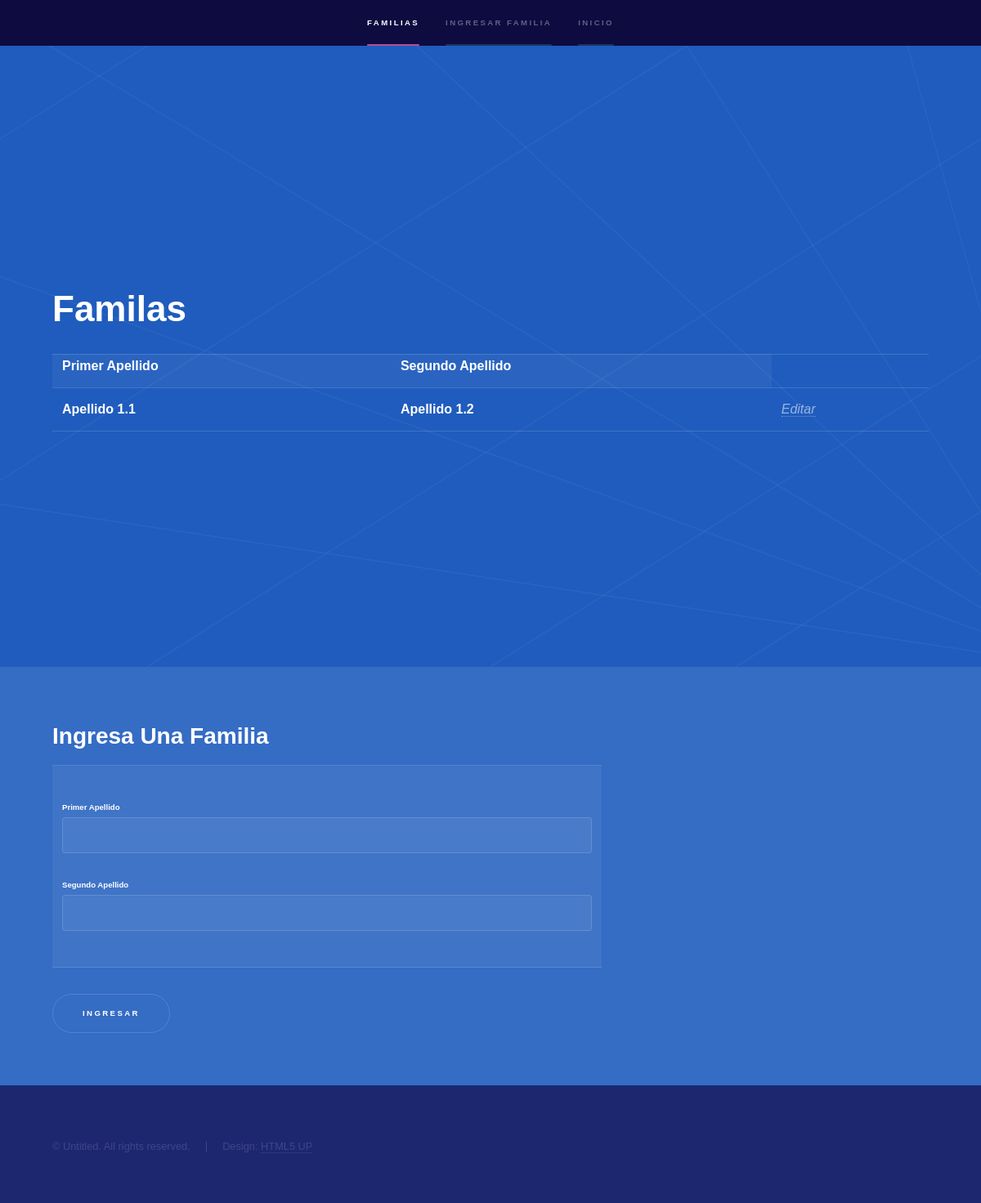
Before: /paciente/familia/ (signed in) with the older database file.
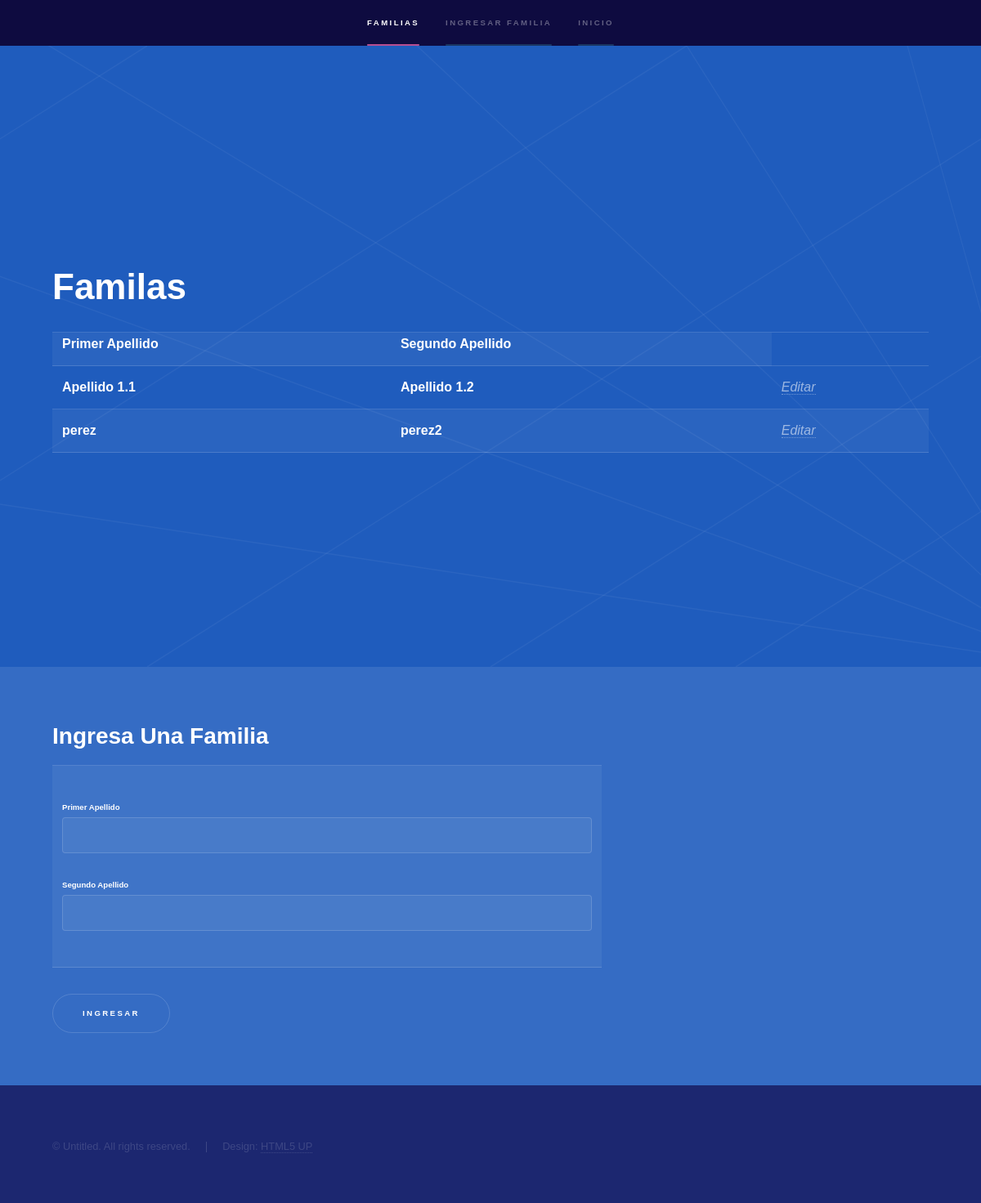
After: the same page with the newer database file.
### pacientes/models.py (models this page shows, shortened)
class familia(models.Model):
    primerApellido = models.CharField(max_length = 45 , blank = False)
    segundoApellido = models.CharField(max_length = 45 , blank = False)

### pacientes/views.py (the view)
# urls.py: url(r'^familia/editar/(?P<id_familia>\d+)$', login_required(editarFam), name='familiaUpdate'),
def familia(request):
    form = familiaModelsForms(request.POST or None)
    queryset = modeloFamilia.objects.all()
    if form.is_valid():
        instance = form.save(commit=False)
        instance.save()
        fromm = familiaModelsForms()
    context = {
    "form":form,
    "queryset":queryset,
    }
    return render(request,"pacientes/creacionFamilias.html",context)

### pacientes/forms.py
class familiaModelsForms(forms.ModelForm):
    class Meta:
        model = familia
        fields = [
        "primerApellido",
        "segundoApellido",
            ]

### templates/pacientes/creacionFamilias.html (shortened to what this page needs)
{% extends  'baseTemplate/base.html'%}
{% block navBar %}
<li><a href="#intro">Familias</a></li>
<li><a href="#one">Ingresar Familia</a></li>
{% endblock %}
{% block apartados %}
  <section id="intro" class="wrapper style1 fullscreen fade-up">
    <div class="inner">
      <h1>Familas</h1>
      <table id="paciente">
        <tr>
            <th>Primer Apellido</th>
            <th>Segundo Apellido</th>
            </tr>
            {% for dato in queryset %}
            <tr>
              <th>{{ dato.primerApellido }}</th>
              <th>{{dato.segundoApellido}}</th>
              <td><a href='editar/{{dato.id}}'><i>Editar</i></a></td>
            </tr>
            {% endfor %}
          </table>
    </div>
  </section>
  <section id="one" class="wrapper style2 spotlights">
    <section>
      <div class="content">
        <div class="inner">
          <h2>Ingresa Una Familia</h2>
          <form method='POST' action=''>{% csrf_token %}
            <table>
              <td>
                <p><h6>Primer Apellido</h6>{{ form.primerApellido }}</p>
                <p><h6>Segundo Apellido</h6>{{form.segundoApellido}}</p>
              </td>
            </table>
            <input type = "submit" value = "Ingresar" />
          </form>
        </div>
      </div>
    </section>
  </section>
  {% endblock %}

Changed rows visible on the page:
added familia: primerApellido "perez", segundoApellido "perez2"
